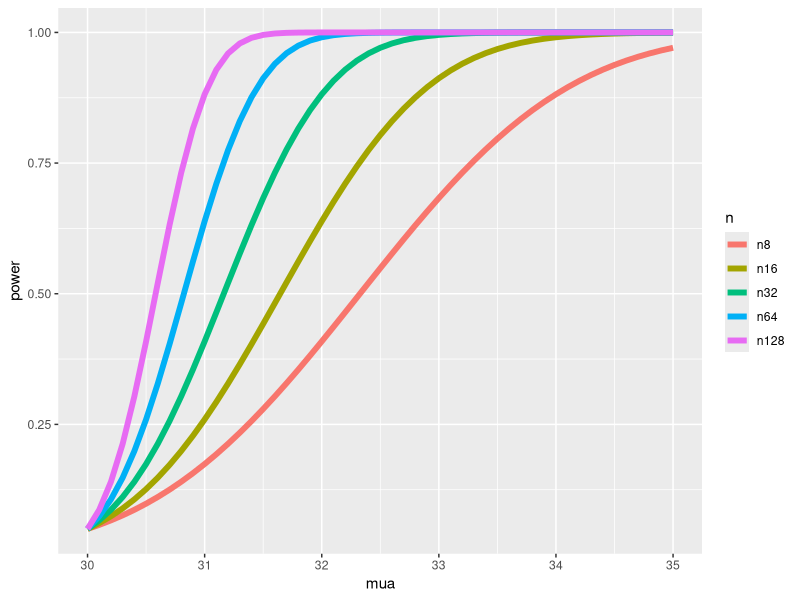

R code for this plot:
## ---- chunk 1
pt(2.5, 15, lower.tail = FALSE) 
## ---- chunk 2
choose(8, 7) * .5 ^ 8 + choose(8, 8) * .5 ^ 8 
pbinom(6, size = 8, prob = .5, lower.tail = FALSE)
## ---- chunk 3
ppois(9, 5, lower.tail = FALSE)
## ---- chunk 4
mu0 = 30; mua = 32; sigma = 4; n = 16
alpha = 0.05
z = qnorm(1 - alpha)
pnorm(mu0 + z * sigma / sqrt(n), mean = mu0, sd = sigma / sqrt(n), 
      lower.tail = FALSE)
pnorm(mu0 + z * sigma / sqrt(n), mean = mua, sd = sigma / sqrt(n), 
      lower.tail = FALSE)
## ---- chunk 5
library(ggplot2)
nseq = c(8, 16, 32, 64, 128)
mua = seq(30, 35, by = 0.1)
z = qnorm(.95)
power = sapply(nseq, function(n)
pnorm(mu0 + z * sigma / sqrt(n), mean = mua, sd = sigma / sqrt(n), 
          lower.tail = FALSE)
    )
colnames(power) <- paste("n", nseq, sep = "")
d <- data.frame(mua, power)
library(reshape2)
d2 <- melt(d, id.vars = "mua")
names(d2) <- c("mua", "n", "power")    
g <- ggplot(d2, 
            aes(x = mua, y = power, col = n)) + geom_line(size = 2)
g            
## ---- chunk 6
power.t.test(n = 16, delta = 2 / 4, sd=1, type = "one.sample",  alt = "one.sided")$power
power.t.test(n = 16, delta = 2, sd=4, type = "one.sample",  alt = "one.sided")$power
power.t.test(n = 16, delta = 100, sd=200, type = "one.sample", alt = "one.sided")$power
## ---- chunk 7
power.t.test(power = .8, delta = 2 / 4, sd=1, type = "one.sample",  alt = "one.sided")$n
power.t.test(power = .8, delta = 2, sd=4, type = "one.sample",  alt = "one.sided")$n
power.t.test(power = .8, delta = 100, sd=200, type = "one.sample", alt = "one.sided")$n
